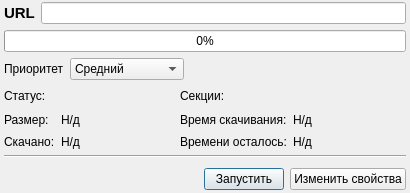
<?xml version="1.0" encoding="UTF-8"?>
<ui version="4.0">
 <class>TaskDialog</class>
 <widget class="QDialog" name="TaskDialog">
  <property name="geometry">
   <rect>
    <x>0</x>
    <y>0</y>
    <width>410</width>
    <height>193</height>
   </rect>
  </property>
  <property name="sizePolicy">
   <sizepolicy hsizetype="Preferred" vsizetype="Preferred">
    <horstretch>0</horstretch>
    <verstretch>0</verstretch>
   </sizepolicy>
  </property>
  <property name="minimumSize">
   <size>
    <width>410</width>
    <height>193</height>
   </size>
  </property>
  <property name="maximumSize">
   <size>
    <width>410</width>
    <height>193</height>
   </size>
  </property>
  <property name="baseSize">
   <size>
    <width>410</width>
    <height>170</height>
   </size>
  </property>
  <property name="windowTitle">
   <string>Задание</string>
  </property>
  <layout class="QVBoxLayout" name="verticalLayout">
   <property name="leftMargin">
    <number>4</number>
   </property>
   <property name="topMargin">
    <number>2</number>
   </property>
   <property name="rightMargin">
    <number>4</number>
   </property>
   <property name="bottomMargin">
    <number>3</number>
   </property>
   <item>
    <layout class="QHBoxLayout" name="horizontalLayout">
     <item>
      <widget class="QLabel" name="label">
       <property name="font">
        <font>
         <pointsize>11</pointsize>
         <weight>75</weight>
         <bold>true</bold>
        </font>
       </property>
       <property name="text">
        <string>URL</string>
       </property>
      </widget>
     </item>
     <item>
      <widget class="QLineEdit" name="lineEdit">
       <property name="minimumSize">
        <size>
         <width>358</width>
         <height>0</height>
        </size>
       </property>
       <property name="acceptDrops">
        <bool>false</bool>
       </property>
       <property name="readOnly">
        <bool>true</bool>
       </property>
      </widget>
     </item>
    </layout>
   </item>
   <item>
    <widget class="QProgressBar" name="progressBar">
     <property name="value">
      <number>0</number>
     </property>
    </widget>
   </item>
   <item>
    <layout class="QHBoxLayout" name="horizontalLayout_3">
     <item>
      <widget class="QLabel" name="label_8">
       <property name="text">
        <string>Приоритет</string>
       </property>
      </widget>
     </item>
     <item>
      <widget class="QComboBox" name="comboBox">
       <property name="currentIndex">
        <number>2</number>
       </property>
       <property name="sizeAdjustPolicy">
        <enum>QComboBox::AdjustToContents</enum>
       </property>
       <item>
        <property name="text">
         <string>Самый низкий</string>
        </property>
       </item>
       <item>
        <property name="text">
         <string>Низкий</string>
        </property>
       </item>
       <item>
        <property name="text">
         <string>Средний</string>
        </property>
       </item>
       <item>
        <property name="text">
         <string>Высокий</string>
        </property>
       </item>
       <item>
        <property name="text">
         <string>Очень высокий</string>
        </property>
       </item>
      </widget>
     </item>
     <item>
      <spacer name="horizontalSpacer_2">
       <property name="orientation">
        <enum>Qt::Horizontal</enum>
       </property>
       <property name="sizeHint" stdset="0">
        <size>
         <width>40</width>
         <height>20</height>
        </size>
       </property>
      </spacer>
     </item>
    </layout>
   </item>
   <item>
    <layout class="QGridLayout" name="gridLayout">
     <item row="0" column="0">
      <widget class="QLabel" name="label_6">
       <property name="sizePolicy">
        <sizepolicy hsizetype="Fixed" vsizetype="Preferred">
         <horstretch>0</horstretch>
         <verstretch>0</verstretch>
        </sizepolicy>
       </property>
       <property name="text">
        <string>Статус:</string>
       </property>
      </widget>
     </item>
     <item row="0" column="1">
      <widget class="QLabel" name="statusLabel">
       <property name="sizePolicy">
        <sizepolicy hsizetype="Minimum" vsizetype="Preferred">
         <horstretch>0</horstretch>
         <verstretch>0</verstretch>
        </sizepolicy>
       </property>
       <property name="text">
        <string/>
       </property>
      </widget>
     </item>
     <item row="0" column="2">
      <widget class="QLabel" name="label_7">
       <property name="sizePolicy">
        <sizepolicy hsizetype="Fixed" vsizetype="Preferred">
         <horstretch>0</horstretch>
         <verstretch>0</verstretch>
        </sizepolicy>
       </property>
       <property name="text">
        <string>Секции:</string>
       </property>
      </widget>
     </item>
     <item row="0" column="3">
      <widget class="QLabel" name="sectionLabel">
       <property name="sizePolicy">
        <sizepolicy hsizetype="Minimum" vsizetype="Preferred">
         <horstretch>0</horstretch>
         <verstretch>0</verstretch>
        </sizepolicy>
       </property>
       <property name="text">
        <string/>
       </property>
      </widget>
     </item>
     <item row="1" column="0">
      <widget class="QLabel" name="label_2">
       <property name="sizePolicy">
        <sizepolicy hsizetype="Maximum" vsizetype="Preferred">
         <horstretch>0</horstretch>
         <verstretch>0</verstretch>
        </sizepolicy>
       </property>
       <property name="text">
        <string>Размер:</string>
       </property>
      </widget>
     </item>
     <item row="1" column="1">
      <widget class="QLabel" name="sizeLabel">
       <property name="sizePolicy">
        <sizepolicy hsizetype="MinimumExpanding" vsizetype="Preferred">
         <horstretch>0</horstretch>
         <verstretch>0</verstretch>
        </sizepolicy>
       </property>
       <property name="text">
        <string>Н/д</string>
       </property>
      </widget>
     </item>
     <item row="1" column="2" colspan="3">
      <widget class="QLabel" name="label_4">
       <property name="sizePolicy">
        <sizepolicy hsizetype="Maximum" vsizetype="Preferred">
         <horstretch>0</horstretch>
         <verstretch>0</verstretch>
        </sizepolicy>
       </property>
       <property name="text">
        <string>Время скачивания:</string>
       </property>
      </widget>
     </item>
     <item row="1" column="5">
      <widget class="QLabel" name="timeLabel">
       <property name="sizePolicy">
        <sizepolicy hsizetype="MinimumExpanding" vsizetype="Preferred">
         <horstretch>0</horstretch>
         <verstretch>0</verstretch>
        </sizepolicy>
       </property>
       <property name="text">
        <string>Н/д</string>
       </property>
      </widget>
     </item>
     <item row="2" column="0">
      <widget class="QLabel" name="label_3">
       <property name="sizePolicy">
        <sizepolicy hsizetype="Maximum" vsizetype="Preferred">
         <horstretch>0</horstretch>
         <verstretch>0</verstretch>
        </sizepolicy>
       </property>
       <property name="text">
        <string>Скачано:</string>
       </property>
      </widget>
     </item>
     <item row="2" column="1">
      <widget class="QLabel" name="loadLabel">
       <property name="sizePolicy">
        <sizepolicy hsizetype="Minimum" vsizetype="Preferred">
         <horstretch>0</horstretch>
         <verstretch>0</verstretch>
        </sizepolicy>
       </property>
       <property name="text">
        <string>Н/д</string>
       </property>
      </widget>
     </item>
     <item row="2" column="2" colspan="3">
      <widget class="QLabel" name="label_5">
       <property name="sizePolicy">
        <sizepolicy hsizetype="Maximum" vsizetype="Preferred">
         <horstretch>0</horstretch>
         <verstretch>0</verstretch>
        </sizepolicy>
       </property>
       <property name="text">
        <string>Времени осталось:</string>
       </property>
      </widget>
     </item>
     <item row="2" column="5">
      <widget class="QLabel" name="leftLabel">
       <property name="sizePolicy">
        <sizepolicy hsizetype="MinimumExpanding" vsizetype="Preferred">
         <horstretch>0</horstretch>
         <verstretch>0</verstretch>
        </sizepolicy>
       </property>
       <property name="text">
        <string>Н/д</string>
       </property>
      </widget>
     </item>
     <item row="0" column="4" colspan="2">
      <spacer name="horizontalSpacer_3">
       <property name="orientation">
        <enum>Qt::Horizontal</enum>
       </property>
       <property name="sizeHint" stdset="0">
        <size>
         <width>40</width>
         <height>20</height>
        </size>
       </property>
      </spacer>
     </item>
    </layout>
   </item>
   <item>
    <widget class="Line" name="line">
     <property name="orientation">
      <enum>Qt::Horizontal</enum>
     </property>
    </widget>
   </item>
   <item>
    <layout class="QHBoxLayout" name="horizontalLayout_2">
     <property name="topMargin">
      <number>4</number>
     </property>
     <item>
      <spacer name="horizontalSpacer">
       <property name="orientation">
        <enum>Qt::Horizontal</enum>
       </property>
       <property name="sizeHint" stdset="0">
        <size>
         <width>40</width>
         <height>20</height>
        </size>
       </property>
      </spacer>
     </item>
     <item>
      <widget class="QPushButton" name="startButton">
       <property name="text">
        <string>Запустить</string>
       </property>
       <property name="icon">
        <iconset resource="resources.qrc">
         <normaloff>:/appimages/start_16x16.png</normaloff>:/appimages/start_16x16.png</iconset>
       </property>
      </widget>
     </item>
     <item>
      <widget class="QPushButton" name="settingsButton">
       <property name="text">
        <string>Изменить свойства</string>
       </property>
      </widget>
     </item>
    </layout>
   </item>
  </layout>
 </widget>
 <resources>
  <include location="resources.qrc"/>
 </resources>
 <connections/>
</ui>
